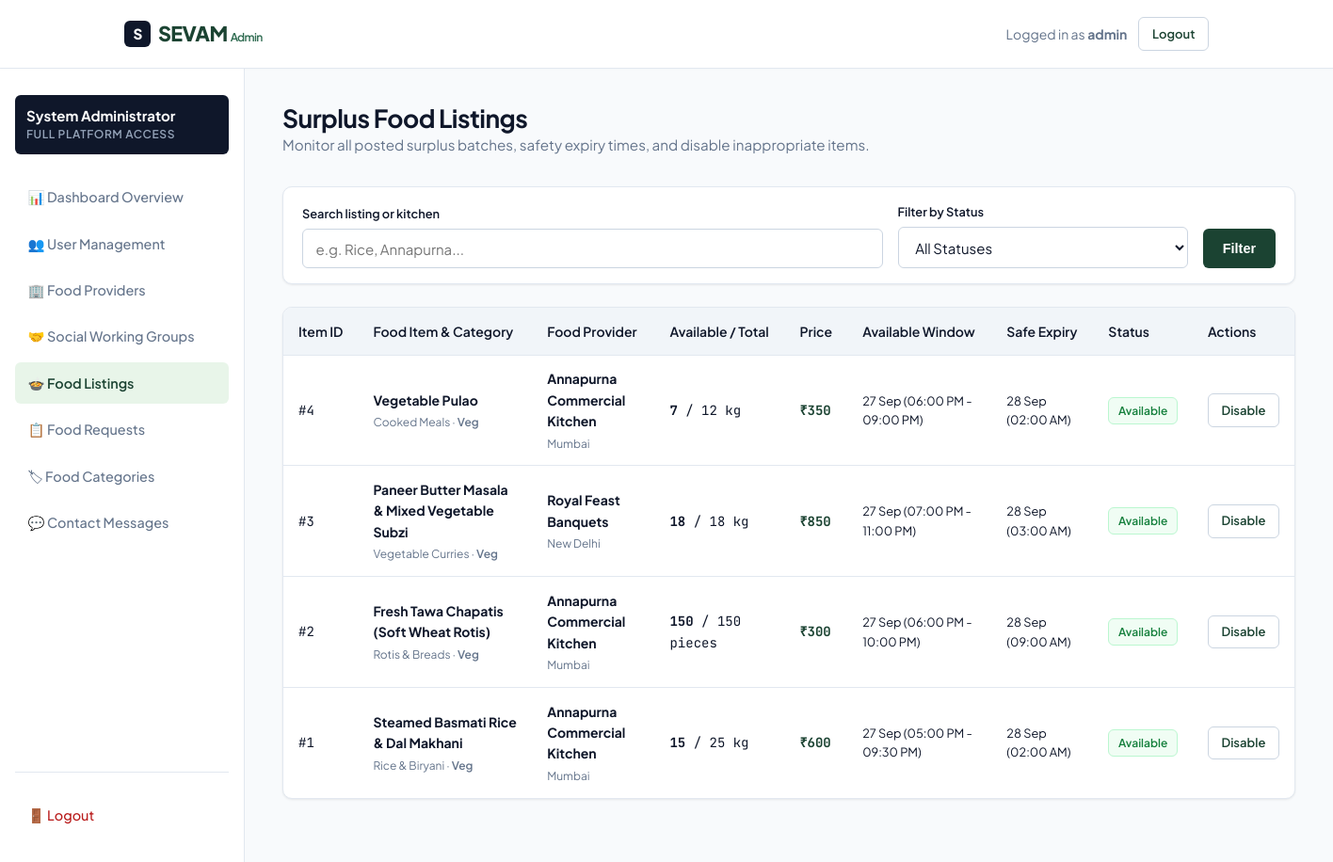
The app's page /admin/foods.php (signed in) with its own data.
### tables this page shows
CREATE TABLE `food_listings` (
  `id` int(11) NOT NULL AUTO_INCREMENT,
  `provider_id` int(11) NOT NULL,
  `category_id` int(11) NOT NULL,
  `food_name` varchar(150) NOT NULL,
  `food_type` enum('Veg','Non-Veg','Vegan','Jain') DEFAULT 'Veg',
  `quantity` decimal(10,2) NOT NULL,
  `available_quantity` decimal(10,2) NOT NULL,
  `quantity_unit` varchar(30) NOT NULL,
  `price` decimal(10,2) NOT NULL,
  `prep_date` date NOT NULL,
  `available_date` date NOT NULL,
  `available_start_time` time NOT NULL,
  `available_end_time` time NOT NULL,
  `expiry_date` date NOT NULL,
  `expiry_time` time NOT NULL,
  `food_description` text DEFAULT NULL,
  `image_url` varchar(255) DEFAULT NULL,
  `pickup_info` text NOT NULL,
  `status` enum('Available','Pending','Accepted','Completed','Expired','Cancelled','Unavailable') DEFAULT 'Available',
  `created_at` timestamp NULL DEFAULT current_timestamp(),
  PRIMARY KEY (`id`),
  KEY `fk_food_provider` (`provider_id`),
  KEY `fk_food_category` (`category_id`),
  CONSTRAINT `fk_food_category` FOREIGN KEY (`category_id`) REFERENCES `food_categories` (`id`),
  CONSTRAINT `fk_food_provider` FOREIGN KEY (`provider_id`) REFERENCES `food_providers` (`id`) ON DELETE CASCADE
);

CREATE TABLE `food_categories` (
  `id` int(11) NOT NULL AUTO_INCREMENT,
  `name` varchar(100) NOT NULL,
  `description` text DEFAULT NULL,
  `status` enum('active','inactive') DEFAULT 'active',
  `created_at` timestamp NULL DEFAULT current_timestamp(),
  PRIMARY KEY (`id`)
);

CREATE TABLE `food_providers` (
  `id` int(11) NOT NULL AUTO_INCREMENT,
  `user_id` int(11) NOT NULL,
  `business_name` varchar(150) NOT NULL,
  `owner_name` varchar(100) NOT NULL,
  `phone` varchar(20) NOT NULL,
  `address` text NOT NULL,
  `city` varchar(80) NOT NULL,
  `state` varchar(80) NOT NULL,
  `business_type` varchar(80) NOT NULL,
  `fssai_status` enum('Certified','Not Certified') DEFAULT 'Not Certified',
  `fssai_number` varchar(50) DEFAULT NULL,
  `created_at` timestamp NULL DEFAULT current_timestamp(),
  PRIMARY KEY (`id`),
  KEY `fk_provider_user` (`user_id`),
  CONSTRAINT `fk_provider_user` FOREIGN KEY (`user_id`) REFERENCES `users` (`id`) ON DELETE CASCADE
);

### php/db.php (called while the page is built, shortened)
<?php
function escape($val) {
    return htmlspecialchars($val ?? '', ENT_QUOTES, 'UTF-8');
}

### admin/foods.php (the view, shortened to what this page needs)
<?php
require_once __DIR__ . '/../php/db.php';
require_once __DIR__ . '/header.php';
$search = trim($_GET['q'] ?? '');
$sql = "SELECT f.*, p.business_name, p.city as provider_city, c.name as category_name,
        (SELECT COUNT(*) FROM food_requests WHERE food_id = f.id) as request_count
        FROM food_listings f
        JOIN food_providers p ON f.provider_id = p.id
        JOIN food_categories c ON f.category_id = c.id
        WHERE 1=1";
$params = [];
$sql .= " ORDER BY f.id DESC";
$stmt = $pdo->prepare($sql);
$stmt->execute($params);
$foods = $stmt->fetchAll();
?>
<div class="dashboard-header">
    <div>
        <h1 class="dashboard-title">Surplus Food Listings</h1>
        <p style="color: var(--color-text-muted); font-size: 0.95rem;">
            Monitor all posted surplus batches, safety expiry times, and disable inappropriate items.
        </p>
    </div>
</div>
<div class="form-card" style="padding: 1rem 1.25rem; margin-bottom: 1.5rem;">
    <form action="/admin/foods.php" method="GET" style="display:flex; gap:1rem; flex-wrap:wrap; align-items:flex-end;">
        <div style="flex:2; min-width:200px;">
            <label class="form-label" style="font-size:0.8rem;">Search listing or kitchen</label>
            <input type="text" name="q" class="form-input" placeholder="e.g. Rice, Annapurna..." value="<?= escape($search) ?>">
        </div>
        <div style="flex:1; min-width:160px;">
            <label class="form-label" style="font-size:0.8rem;">Filter by Status</label>
            <select name="status" class="form-select">
                <option value="">All Statuses</option>
            </select>
        </div>
        <div>
            <button type="submit" class="btn btn-primary" style="height: 42px;">Filter</button>
        </div>
    </form>
</div>
<div class="table-wrap">
    <div class="table-responsive">
        <table class="data-table">
            <thead>
                <tr>
                    <th>Item ID</th>
                    <th>Food Item & Category</th>
                    <th>Food Provider</th>
                    <th>Available / Total</th>
                    <th>Price</th>
                    <th>Available Window</th>
                    <th>Safe Expiry</th>
                    <th>Status</th>
                    <th>Actions</th>
                </tr>
            </thead>
            <tbody>
                <?php foreach ($foods as $f): ?>
                    <tr>
                        <td class="tabular-nums">#<?= $f['id'] ?></td>
                        <td>
                            <strong><?= escape($f['food_name']) ?></strong><br>
                            <span style="font-size:0.75rem; color:var(--color-text-muted);">
                                <?= escape($f['category_name']) ?> · <span style="font-weight:600;"><?= escape($f['food_type']) ?></span>
                            </span>
                        </td>
                        <td>
                            <strong><?= escape($f['business_name']) ?></strong><br>
                            <span style="font-size:0.75rem; color:var(--color-text-muted);"><?= escape($f['provider_city']) ?></span>
                        </td>
                        <td class="tabular-nums">
                            <strong><?= floatval($f['available_quantity']) ?></strong> / <?= floatval($f['quantity']) ?> <?= escape($f['quantity_unit']) ?>
                        </td>
                        <td class="tabular-nums" style="font-weight:700; color:var(--color-primary);">
                            ₹<?= floatval($f['price']) ?>
                        </td>
                        <td style="font-size:0.8rem;">
                            <?= date('d M', strtotime($f['available_date'])) ?>
                            (<?= date('h:i A', strtotime($f['available_start_time'])) ?> - <?= date('h:i A', strtotime($f['available_end_time'])) ?>)
                        </td>
                        <td style="font-size:0.8rem;">
                            <?= date('d M', strtotime($f['expiry_date'])) ?>
                            (<?= date('h:i A', strtotime($f['expiry_time'])) ?>)
                        </td>
                        <td>
                            <span class="badge badge-<?= strtolower($f['status']) ?>">
                                <?= escape($f['status']) ?>
                            </span>
                        </td>
                        <td>
                            <div style="display:flex; gap:0.35rem;">
                                <?php if ($f['status'] === 'Available'): ?>
                                    <a href="/admin/foods.php?action=disable&id=<?= $f['id'] ?>" class="btn btn-sm btn-secondary" title="Mark unavailable">
                                        Disable
                                    </a>
                                <?php else: ?>
                                    <a href="/admin/foods.php?action=enable&id=<?= $f['id'] ?>" class="btn btn-sm btn-primary" title="Mark available">
                                        Enable
                                    </a>
                                <?php endif; ?>
                            </div>
                        </td>
                    </tr>
                <?php endforeach; ?>
            </tbody>
        </table>
    </div>
</div>
<?php require_once __DIR__ . '/footer.php'; ?>

### css/style.css (style rules this page uses)
:root { --color-bg: #f8fafc; --color-surface: #ffffff; --color-surface-subtle: #f1f5f9; --color-surface-hover: #e2e8f0; --color-primary: #1b4332; --color-primary-light: #2d6a4f; --color-primary-accent: #40916c; --color-primary-subtle: #e8f5e9; --color-primary-border: #b7e4c7; --color-text-main: #0f172a; --color-text-muted: #64748b; --color-text-inverted: #ffffff; --color-border: #e2e8f0; --color-border-strong: #cbd5e1; --color-success: #15803d; --color-success-bg: #f0fdf4; --color-success-border: #bbf7d0; --color-warning: #b45309; --color-warning-bg: #fffbeb; --color-warning-border: #fde68a; --color-danger: #b91c1c; --color-danger-bg: #fef2f2; --color-danger-border: #fecaca; --color-info: #0369a1; --color-info-bg: #f0f9ff; --color-info-border: #bae6fd; --radius-sm: 6px; --radius-md: 10px; --radius-lg: 16px; --shadow-subtle: 0 1px 3px rgba(0, 0, 0, 0.05), 0 1px 2px rgba(0, 0, 0, 0.03); --shadow-card: 0 4px 6px -1px rgba(0, 0, 0, 0.05), 0 2px 4px -2px rgba(0, 0, 0, 0.03); --shadow-modal: 0 20px 25px -5px rgba(0, 0, 0, 0.1), 0 8px 10px -6px rgba(0, 0, 0, 0.05); --container-max: 1200px; --header-height: 72px; }
*, *::before, *::after { box-sizing: border-box; margin: 0; padding: 0; }
html { font-size: 16px; scroll-behavior: smooth; -webkit-font-smoothing: antialiased; }
body { font-family: 'Plus Jakarta Sans', system-ui, -apple-system, sans-serif; background-color: var(--color-bg); color: var(--color-text-main); line-height: 1.6; min-height: 100vh; display: flex; flex-direction: column; }
h1, h2, h3, h4, h5, h6 { color: var(--color-text-main); font-weight: 700; line-height: 1.25; letter-spacing: -0.02em; text-wrap: balance; }
p { color: var(--color-text-muted); }
a { color: var(--color-primary-light); text-decoration: none; transition: color 0.15s ease; }
.tabular-nums { font-variant-numeric: tabular-nums; font-family: 'JetBrains Mono', monospace; }
.btn { display: inline-flex; align-items: center; justify-content: center; gap: 0.5rem; padding: 0.65rem 1.25rem; font-size: 0.9rem; font-weight: 600; border-radius: var(--radius-sm); cursor: pointer; transition: all 0.15s ease; border: 1px solid transparent; white-space: nowrap; }
.btn-primary { background-color: var(--color-primary); color: #ffffff; }
.btn-secondary { background-color: var(--color-surface); color: var(--color-primary); border-color: var(--color-border-strong); }
.btn-sm { padding: 0.4rem 0.85rem; font-size: 0.8125rem; }
.badge { display: inline-flex; align-items: center; gap: 0.35rem; font-size: 0.75rem; font-weight: 600; padding: 0.25rem 0.6rem; border-radius: var(--radius-sm); text-transform: capitalize; }
.badge-available { background-color: var(--color-success-bg); color: var(--color-success); border: 1px solid var(--color-success-border); }
.form-card { background-color: var(--color-surface); border: 1px solid var(--color-border); border-radius: var(--radius-md); padding: 2.25rem; box-shadow: var(--shadow-subtle); }
.form-label { display: block; font-size: 0.875rem; font-weight: 600; color: var(--color-text-main); margin-bottom: 0.35rem; }
.form-input, .form-select, .form-textarea { width: 100%; padding: 0.65rem 0.85rem; font-size: 0.9375rem; font-family: inherit; color: var(--color-text-main); background-color: #ffffff; border: 1px solid var(--color-border-strong); border-radius: var(--radius-sm); transition: border-color 0.15s ease, box-shadow 0.15s ease; }
.dashboard-header { display: flex; align-items: center; justify-content: space-between; margin-bottom: 2rem; flex-wrap: wrap; gap: 1rem; }
.dashboard-title { font-size: 1.65rem; }
.table-wrap { background-color: var(--color-surface); border: 1px solid var(--color-border); border-radius: var(--radius-md); overflow: hidden; box-shadow: var(--shadow-subtle); margin-bottom: 2rem; }
.table-responsive { width: 100%; overflow-x: auto; }
.data-table { width: 100%; border-collapse: collapse; font-size: 0.875rem; text-align: left; }
.data-table th { background-color: var(--color-surface-subtle); padding: 0.85rem 1rem; font-weight: 600; color: var(--color-text-main); border-bottom: 1px solid var(--color-border); white-space: nowrap; }
.data-table td { padding: 0.85rem 1rem; border-bottom: 1px solid var(--color-border); color: var(--color-text-main); vertical-align: middle; }
.data-table tr:last-child td { border-bottom: none; }

### records on screen
food_listings: id "4", food_name "Vegetable Pulao", category.name "Cooked Meals", food_type "Veg", provider.business_name "Annapurna Commercial Kitchen", provider.city "Mumbai", available_quantity "7", quantity "12", quantity_unit "kg", price "350", available_date "27 Sep", available_start_time "06:00 PM", available_end_time "09:00 PM", expiry_date "28 Sep", expiry_time "02:00 AM", status "Available"
food_listings: id "3", food_name "Paneer Butter Masala & Mixed Vegetable Subzi", category.name "Vegetable Curries", food_type "Veg", provider.business_name "Royal Feast Banquets", provider.city "New Delhi", available_quantity "18", quantity "18", quantity_unit "kg", price "850", available_date "27 Sep", available_start_time "07:00 PM", available_end_time "11:00 PM", expiry_date "28 Sep", expiry_time "03:00 AM", status "Available"
food_listings: id "2", food_name "Fresh Tawa Chapatis (Soft Wheat Rotis)", category.name "Rotis & Breads", food_type "Veg", provider.business_name "Annapurna Commercial Kitchen", provider.city "Mumbai", available_quantity "150", quantity "150", quantity_unit "pieces", price "300", available_date "27 Sep", available_start_time "06:00 PM", available_end_time "10:00 PM", expiry_date "28 Sep", expiry_time "09:00 AM", status "Available"
food_listings: id "1", food_name "Steamed Basmati Rice & Dal Makhani", category.name "Rice & Biryani", food_type "Veg", provider.business_name "Annapurna Commercial Kitchen", provider.city "Mumbai", available_quantity "15", quantity "25", quantity_unit "kg", price "600", available_date "27 Sep", available_start_time "05:00 PM", available_end_time "09:30 PM", expiry_date "28 Sep", expiry_time "02:00 AM", status "Available"

### other values on screen
$_SESSION['username'] "admin"
